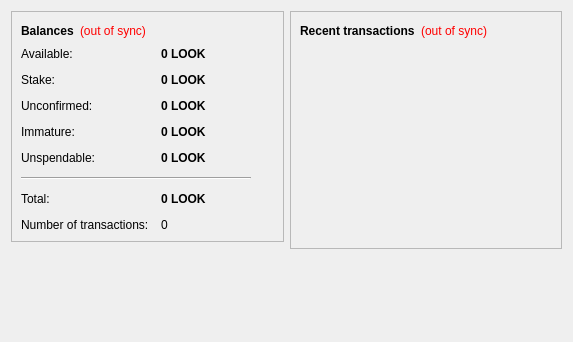
<?xml version="1.0" encoding="UTF-8"?>
<ui version="4.0">
 <class>OverviewPage</class>
 <widget class="QWidget" name="OverviewPage">
  <property name="geometry">
   <rect>
    <x>0</x>
    <y>0</y>
    <width>573</width>
    <height>342</height>
   </rect>
  </property>
  <property name="windowTitle">
   <string>Form</string>
  </property>
  <layout class="QHBoxLayout" name="horizontalLayout" stretch="1,1">
   <item>
    <layout class="QVBoxLayout" name="verticalLayout_2">
     <item>
      <widget class="QFrame" name="frame">
       <property name="frameShape">
        <enum>QFrame::StyledPanel</enum>
       </property>
       <property name="frameShadow">
        <enum>QFrame::Raised</enum>
       </property>
       <layout class="QVBoxLayout" name="verticalLayout_4">
        <item>
         <layout class="QHBoxLayout" name="horizontalLayout_4">
          <item>
           <widget class="QLabel" name="label_5">
            <property name="font">
             <font>
              <weight>75</weight>
              <bold>true</bold>
             </font>
            </property>
            <property name="text">
             <string>Balances</string>
            </property>
           </widget>
          </item>
          <item>
           <widget class="QLabel" name="labelWalletStatus">
            <property name="toolTip">
             <string>The displayed information may be out of date. Your wallet automatically synchronizes with the LookCoin network after a connection is established, but this process has not completed yet.</string>
            </property>
            <property name="styleSheet">
             <string notr="true">QLabel { color: red; }</string>
            </property>
            <property name="text">
             <string notr="true">(out of sync)</string>
            </property>
            <property name="alignment">
             <set>Qt::AlignLeading|Qt::AlignLeft|Qt::AlignVCenter</set>
            </property>
           </widget>
          </item>
          <item>
           <spacer name="horizontalSpacer_2">
            <property name="orientation">
             <enum>Qt::Horizontal</enum>
            </property>
            <property name="sizeHint" stdset="0">
             <size>
              <width>40</width>
              <height>20</height>
             </size>
            </property>
           </spacer>
          </item>
         </layout>
        </item>
        <item>
         <layout class="QFormLayout" name="formLayout_2">
          <property name="fieldGrowthPolicy">
           <enum>QFormLayout::AllNonFixedFieldsGrow</enum>
          </property>
          <property name="horizontalSpacing">
           <number>12</number>
          </property>
          <property name="verticalSpacing">
           <number>12</number>
          </property>
          <item row="0" column="0">
           <widget class="QLabel" name="labelAvailableText">
            <property name="toolTip">
             <string>Your current available balance</string>
            </property>
            <property name="text">
             <string>Available:</string>
            </property>
           </widget>
          </item>
          <item row="0" column="1">
           <widget class="QLabel" name="labelAvailable">
            <property name="font">
             <font>
              <weight>75</weight>
              <bold>true</bold>
             </font>
            </property>
            <property name="cursor">
             <cursorShape>IBeamCursor</cursorShape>
            </property>
            <property name="toolTip">
             <string>Your current available balance</string>
            </property>
            <property name="text">
             <string notr="true">0 LOOK</string>
            </property>
            <property name="alignment">
             <set>Qt::AlignLeading|Qt::AlignLeft|Qt::AlignVCenter</set>
            </property>
            <property name="textInteractionFlags">
             <set>Qt::LinksAccessibleByMouse|Qt::TextSelectableByKeyboard|Qt::TextSelectableByMouse</set>
            </property>
           </widget>
          </item>
          <item row="1" column="0">
           <widget class="QLabel" name="label_6">
            <property name="toolTip">
             <string>Total of coins that was staked, and do not yet count toward the current balance</string>
            </property>
            <property name="text">
             <string>Stake:</string>
            </property>
           </widget>
          </item>
          <item row="1" column="1">
           <widget class="QLabel" name="labelStake">
            <property name="font">
             <font>
              <weight>75</weight>
              <bold>true</bold>
             </font>
            </property>
            <property name="cursor">
             <cursorShape>IBeamCursor</cursorShape>
            </property>
            <property name="toolTip">
             <string>Total of coins that was staked, and do not yet count toward the current balance</string>
            </property>
            <property name="text">
             <string notr="true">0 LOOK</string>
            </property>
            <property name="alignment">
             <set>Qt::AlignLeading|Qt::AlignLeft|Qt::AlignVCenter</set>
            </property>
            <property name="textInteractionFlags">
             <set>Qt::LinksAccessibleByMouse|Qt::TextSelectableByKeyboard|Qt::TextSelectableByMouse</set>
            </property>
           </widget>
          </item>
          <item row="2" column="0">
           <widget class="QLabel" name="label_3">
            <property name="toolTip">
             <string>Total of transactions that have yet to be confirmed, and do not yet count toward the current balance</string>
            </property>
            <property name="text">
             <string>Unconfirmed:</string>
            </property>
           </widget>
          </item>
          <item row="2" column="1">
           <widget class="QLabel" name="labelUnconfirmed">
            <property name="font">
             <font>
              <weight>75</weight>
              <bold>true</bold>
             </font>
            </property>
            <property name="cursor">
             <cursorShape>IBeamCursor</cursorShape>
            </property>
            <property name="toolTip">
             <string>Total of transactions that have yet to be confirmed, and do not yet count toward the current balance</string>
            </property>
            <property name="text">
             <string notr="true">0 LOOK</string>
            </property>
            <property name="alignment">
             <set>Qt::AlignLeading|Qt::AlignLeft|Qt::AlignVCenter</set>
            </property>
            <property name="textInteractionFlags">
             <set>Qt::LinksAccessibleByMouse|Qt::TextSelectableByKeyboard|Qt::TextSelectableByMouse</set>
            </property>
           </widget>
          </item>
          <item row="3" column="0">
           <widget class="QLabel" name="labelImmatureText">
            <property name="toolTip">
             <string>Mined balance that has not yet matured</string>
            </property>
            <property name="text">
             <string>Immature:</string>
            </property>
           </widget>
          </item>
          <item row="3" column="1">
           <widget class="QLabel" name="labelImmature">
            <property name="font">
             <font>
              <weight>75</weight>
              <bold>true</bold>
             </font>
            </property>
            <property name="toolTip">
             <string>Mined balance that has not yet matured</string>
            </property>
            <property name="text">
             <string notr="true">0 LOOK</string>
            </property>
            <property name="alignment">
             <set>Qt::AlignLeading|Qt::AlignLeft|Qt::AlignVCenter</set>
            </property>
            <property name="textInteractionFlags">
             <set>Qt::LinksAccessibleByMouse|Qt::TextSelectableByKeyboard|Qt::TextSelectableByMouse</set>
            </property>
           </widget>
          </item>
          <item row="4" column="0">
           <widget class="QLabel" name="labelBalanceWatchOnlyText">
            <property name="toolTip">
             <string>Your unspendable balance</string>
            </property>
            <property name="text">
             <string>Unspendable:</string>
            </property>
           </widget>
          </item>
          <item row="4" column="1">
           <widget class="QLabel" name="labelBalanceWatchOnly">
            <property name="font">
             <font>
              <weight>75</weight>
              <bold>true</bold>
             </font>
            </property>
            <property name="cursor">
             <cursorShape>IBeamCursor</cursorShape>
            </property>
            <property name="toolTip">
             <string>Your unspendable balance</string>
            </property>
            <property name="text">
             <string notr="true">0 LOOK</string>
            </property>
            <property name="alignment">
             <set>Qt::AlignLeading|Qt::AlignLeft|Qt::AlignVCenter</set>
            </property>
            <property name="textInteractionFlags">
             <set>Qt::LinksAccessibleByMouse|Qt::TextSelectableByKeyboard|Qt::TextSelectableByMouse</set>
            </property>
           </widget>
          </item>
          <item row="5" column="0" colspan="2">
           <widget class="Line" name="line">
            <property name="maximumSize">
             <size>
              <width>230</width>
              <height>16777215</height>
             </size>
            </property>
            <property name="orientation">
             <enum>Qt::Horizontal</enum>
            </property>
           </widget>
          </item>
          <item row="6" column="0">
           <widget class="QLabel" name="labelTotalText">
            <property name="toolTip">
             <string>Your current total balance</string>
            </property>
            <property name="text">
             <string>Total:</string>
            </property>
           </widget>
          </item>
          <item row="6" column="1">
           <widget class="QLabel" name="labelTotal">
            <property name="font">
             <font>
              <weight>75</weight>
              <bold>true</bold>
             </font>
            </property>
            <property name="toolTip">
             <string>Your current total balance</string>
            </property>
            <property name="text">
             <string notr="true">0 LOOK</string>
            </property>
            <property name="alignment">
             <set>Qt::AlignLeading|Qt::AlignLeft|Qt::AlignVCenter</set>
            </property>
            <property name="textInteractionFlags">
             <set>Qt::LinksAccessibleByMouse|Qt::TextSelectableByKeyboard|Qt::TextSelectableByMouse</set>
            </property>
           </widget>
          </item>
          <item row="7" column="0">
           <widget class="QLabel" name="label_2">
            <property name="toolTip">
             <string>Total number of transactions in wallet</string>
            </property>
            <property name="text">
             <string>Number of transactions:</string>
            </property>
           </widget>
          </item>
          <item row="7" column="1">
           <widget class="QLabel" name="labelNumTransactions">
            <property name="toolTip">
             <string>Total number of transactions in wallet</string>
            </property>
            <property name="text">
             <string notr="true">0</string>
            </property>
           </widget>
          </item>
         </layout>
        </item>
       </layout>
      </widget>
     </item>
     <item>
      <spacer name="verticalSpacer">
       <property name="orientation">
        <enum>Qt::Vertical</enum>
       </property>
       <property name="sizeHint" stdset="0">
        <size>
         <width>20</width>
         <height>40</height>
        </size>
       </property>
      </spacer>
     </item>
    </layout>
   </item>
   <item>
    <layout class="QVBoxLayout" name="verticalLayout_3">
     <item>
      <widget class="QFrame" name="frame_2">
       <property name="frameShape">
        <enum>QFrame::StyledPanel</enum>
       </property>
       <property name="frameShadow">
        <enum>QFrame::Raised</enum>
       </property>
       <layout class="QVBoxLayout" name="verticalLayout">
        <item>
         <layout class="QHBoxLayout" name="horizontalLayout_2">
          <item>
           <widget class="QLabel" name="label_4">
            <property name="text">
             <string>&lt;b&gt;Recent transactions&lt;/b&gt;</string>
            </property>
           </widget>
          </item>
          <item>
           <widget class="QLabel" name="labelTransactionsStatus">
            <property name="toolTip">
             <string>The displayed information may be out of date. Your wallet automatically synchronizes with the LookCoin network after a connection is established, but this process has not completed yet.</string>
            </property>
            <property name="styleSheet">
             <string notr="true">QLabel { color: red; }</string>
            </property>
            <property name="text">
             <string notr="true">(out of sync)</string>
            </property>
            <property name="alignment">
             <set>Qt::AlignRight|Qt::AlignTrailing|Qt::AlignVCenter</set>
            </property>
           </widget>
          </item>
          <item>
           <spacer name="horizontalSpacer">
            <property name="orientation">
             <enum>Qt::Horizontal</enum>
            </property>
            <property name="sizeHint" stdset="0">
             <size>
              <width>40</width>
              <height>20</height>
             </size>
            </property>
           </spacer>
          </item>
         </layout>
        </item>
        <item>
         <widget class="QListView" name="listTransactions">
          <property name="styleSheet">
           <string notr="true">QListView { background: transparent; }</string>
          </property>
          <property name="frameShape">
           <enum>QFrame::NoFrame</enum>
          </property>
          <property name="verticalScrollBarPolicy">
           <enum>Qt::ScrollBarAlwaysOff</enum>
          </property>
          <property name="horizontalScrollBarPolicy">
           <enum>Qt::ScrollBarAlwaysOff</enum>
          </property>
          <property name="selectionMode">
           <enum>QAbstractItemView::NoSelection</enum>
          </property>
         </widget>
        </item>
       </layout>
      </widget>
     </item>
     <item>
      <spacer name="verticalSpacer_2">
       <property name="orientation">
        <enum>Qt::Vertical</enum>
       </property>
       <property name="sizeHint" stdset="0">
        <size>
         <width>20</width>
         <height>40</height>
        </size>
       </property>
      </spacer>
     </item>
    </layout>
   </item>
  </layout>
 </widget>
 <resources/>
 <connections/>
</ui>
